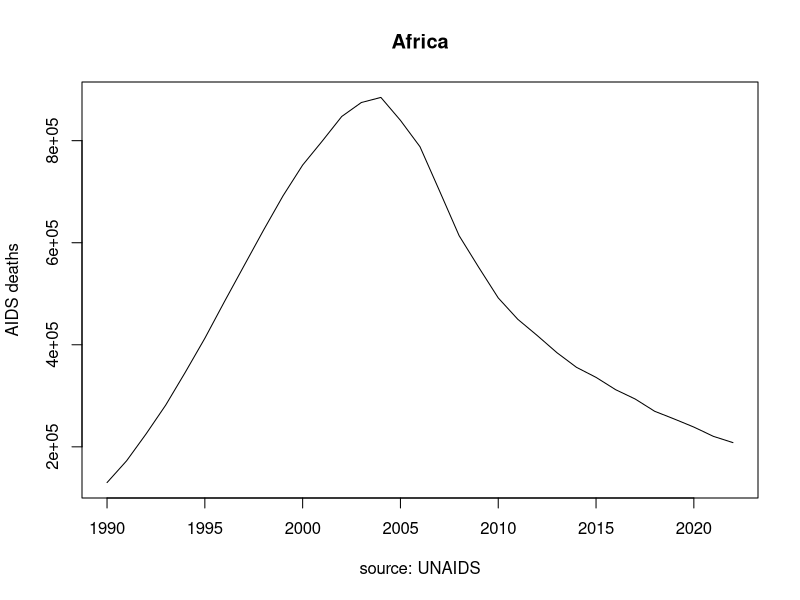

Source code (R):
library(data.table)
library(here)
library(tidyverse)

africa = c("Equatorial Guinea","Mauritius","Zambia","Senegal","Côte d'Ivoire","Eswatini","Congo","Gambia","Ethiopia","Chad","Sudan","Namibia","Somalia","Central African Republic","Niger","Guinea-Bissau","Guinea","Mauritania","Cameroon","Uganda","Democratic Republic of the Congo","Togo","Angola","Kenya","Gabon","Botswana","Burkina Faso","Djibouti","Malawi","Mozambique","Benin","Mali","Madagascar","Ghana","South Sudan","Lesotho","United Republic of Tanzania","Burundi","Zimbabwe","Sao Tome and Principe","Nigeria","Liberia","Comoros","Eritrea","Sierra Leone","Rwanda","Cabo Verde","Seychelles","South Africa")
process = function(row) {
  row = as.numeric(gsub(" ","",row))
  row = row[seq(2, length(row), 4)]
  row[is.na(row)] = 0
  return(row)
}

deaths = fread(here("data/AIDS-related deaths_AIDS-related deaths - Adults (15-49)_Population_ All adults (15-49) 2022.csv"))
deaths = deaths %>% filter(V1 %in% africa)
africa_deaths = rep(0,33)
for(i in 1:nrow(deaths)) {
  africa_deaths = africa_deaths + process(deaths[i,])
}


aids = fread(here("data/_AIDS orphans (0-17) 2022.csv"))
aids = aids %>% filter(V1 %in% africa)
africa_orphans = rep(0,33)
for(i in 1:nrow(aids)) {
  africa_orphans = africa_orphans + process(aids[i,])
}

# ---------------------- Setup and run linear models --------------------------- 
data = data.frame(year=1990:2022,
                  africa_deaths=africa_deaths, 
                  africa_orphans=africa_orphans)

# Append lagged orphan counts
data$africa_lagged_orphans = c(NA,data$africa_orphans[1:(nrow(data)-1)])
plot(data$year,data$africa_deaths,ty="l",ylab="AIDS deaths",xlab="source: UNAIDS",main="Africa")

# fit and check models
fit_africa = lm(africa_orphans ~ -1 + africa_lagged_orphans + africa_deaths, data=data)
summary(fit_africa)

# --------------- Export fitted incidence alongside prevalence -----------------

# Calculate incidence as the coefficient for deaths times number of deaths
data$africa_inc = data$africa_deaths * coef(fit_africa)[grepl(".*deaths", names(coef(fit_africa)))]
# equivalently:
# ylinear = predict(fit_africa,data.frame(africa_lagged_orphans=0,africa_deaths=data$africa_deaths))


africa_data = data %>%
  select(year, deaths=africa_deaths, orphans_prev=africa_orphans, orphans_inc=africa_inc) 

write.csv(africa_data, here("data/aids_orphanhood_2022.csv"))
